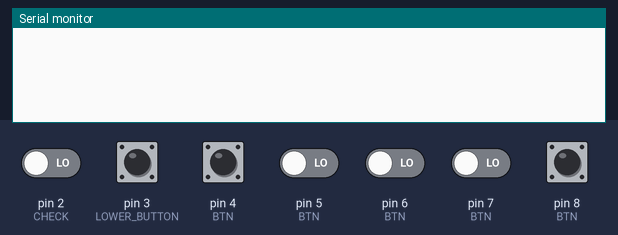
The sketch below on a simulated Arduino Uno, built with avr-gcc and run on an emulated ATmega328P. On the bench: the last lines printed to the serial monitor. The inputs (shaded band) are chosen by the test bench; at power-on: pin 2 (CHECK), pin 3 (LOWER_BUTTON), pin 4 (BTN), pin 5 (BTN), pin 6 (BTN), pin 7 (BTN), pin 8 (BTN) LOW.

Above: at 1.2 s.
1.3 s: pin 2 (CHECK) driven HIGH
At 2.3 s:
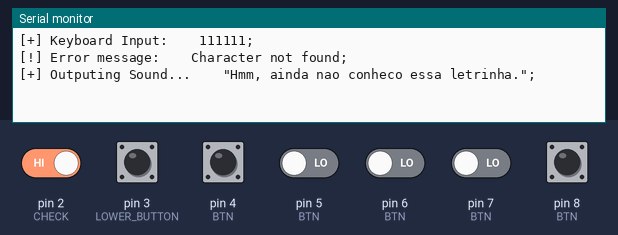
3.3 s: pin 4 (BTN) pulled HIGH for 1 s
At 3.88 s:
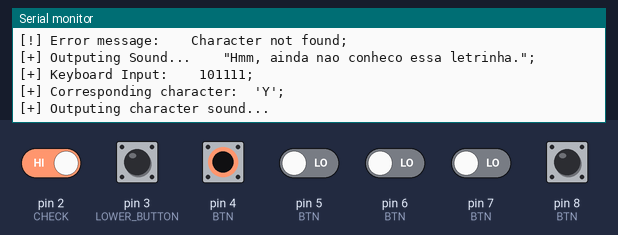
5.8 s: pin 8 (BTN) pulled HIGH for 1 s
At 6.69 s:
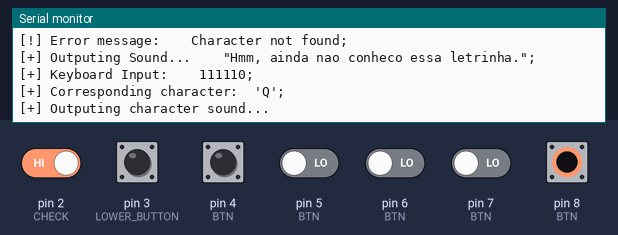
9.8 s: pin 4 (BTN) pulled HIGH for 1 s
At 10.68 s:
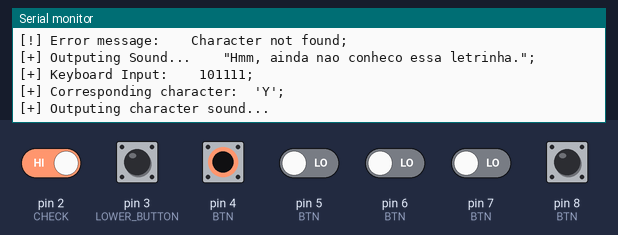
13.8 s: pin 8 (BTN) pulled HIGH for 1 s
At 14.67 s:
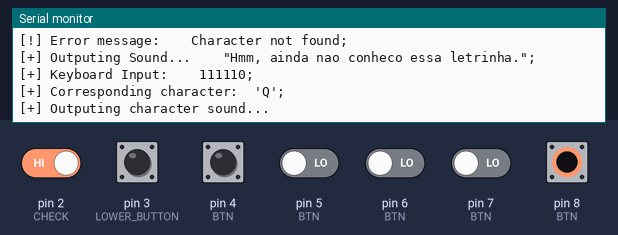
17.8 s: pin 4 (BTN) pulled HIGH for 1 s
At 18.66 s:
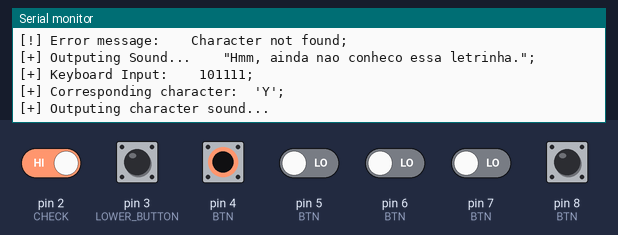
Timing chart, 0 to 20.8 s (numbered marks = the images above; inputs shaded):
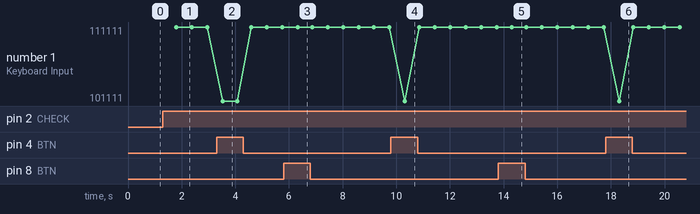

Measured:
- after the input at 1.3 s, the serial monitor: prints a new line after 0.50 s (image 1)
- after the input at 3.3 s, the serial monitor: prints a new line after 0.23 s (image 2)
- after the input at 5.8 s, the serial monitor: prints a new line after 0.53 s (image 3)
- after the input at 9.8 s, the serial monitor: prints a new line after 0.52 s (image 4)
- after the input at 13.8 s, the serial monitor: prints a new line after 0.51 s (image 5)
- after the input at 17.8 s, the serial monitor: prints a new line after 0.51 s (image 6)

The sketch:

keyboard.ino
```cpp
#define CHECK        2          // pin of check button input
#define LOWER_BUTTON 3          // braille button with the lowest pin number

#define COLUMNS 7
#define RAWS    26

#define BRAILLE_BTNS 6


// braille alphabet
int alphabet[RAWS][COLUMNS] = {
    {1, 0, 0, 0, 0, 0, 'A'},
    {1, 1, 0, 0, 0, 0, 'B'},
    {1, 0, 0, 1, 0, 0, 'C'},
    {1, 0, 0, 1, 1, 0, 'D'},
    {1, 0, 0, 0, 1, 0, 'E'},
    {1, 1, 0, 1, 0, 0, 'F'},
    {1, 1, 0, 1, 1, 0, 'G'},
    {1, 1, 0, 0, 1, 0, 'H'},
    {0, 1, 0, 1, 0, 0, 'I'},
    {0, 1, 0, 1, 1, 0, 'J'},
    {1, 0, 1, 0, 0, 0, 'K'},
    {1, 1, 1, 0, 0, 0, 'L'},
    {1, 0, 1, 1, 0, 0, 'M'},
    {1, 0, 1, 1, 1, 0, 'N'},
    {1, 0, 1, 0, 1, 0, 'O'},
    {1, 1, 1, 1, 0, 0, 'P'},
    {1, 1, 1, 1, 1, 0, 'Q'},
    {1, 1, 1, 0, 1, 0, 'R'},
    {0, 1, 1, 1, 0, 0, 'S'},
    {0, 1, 1, 1, 1, 0, 'T'},
    {1, 0, 1, 0, 0, 1, 'U'},
    {1, 1, 1, 0, 0, 1, 'V'},
    {0, 1, 0, 1, 1, 1, 'W'},
    {1, 0, 1, 1, 0, 1, 'X'},
    {1, 0, 1, 1, 1, 1, 'Y'},
    {1, 0, 1, 0, 1, 1, 'Z'}
};

int input[BRAILLE_BTNS] = {0, 0, 0, 0, 0, 0};

int keyboard_input(int);
void find_character(int);

void setup(){
    pinMode(2, INPUT);  // checkButton
    // braille input buttons
    pinMode(3, INPUT);  // 0th BTN
    pinMode(4, INPUT);  // 1st BTN
    pinMode(5, INPUT);  // 2nd BTN
    pinMode(6, INPUT);  // 3rd BTN
    pinMode(7, INPUT);  // 4th BTN
    pinMode(8, INPUT);  // 5th BTN
    Serial.begin(9600);
}

void loop(){
    int check_button = digitalRead(CHECK);
    int input_state = 0;

    input_state = keyboard_input(check_button);
    find_character(input_state);
}

int keyboard_input(int check_button){

    if(check_button){
        delay(500);

        Serial.print("[+] Keyboard Input:\t\t");
        for(int i = 0; i <  BRAILLE_BTNS; i++){

            // input values inversion
            if(digitalRead(LOWER_BUTTON + i)){
                input[i] = 0;
            }else
                input[i] = 1;

            Serial.print(input[i]);
        }

        Serial.println(';');

        return 1;
    }
}

void find_character(int state){
    int flag;
    char chrt;

    if(state){
        for(int i = 0; i < RAWS; i++){
                flag = 1;

            for(int j = 0; j < COLUMNS - 1; j++){
                if(alphabet[i][j] != input[j]){
                    flag = 0;
                    break;
                }
            }

            if(flag){
                // matched character
                chrt = alphabet[i][COLUMNS - 1];
                Serial.println("[+] Corresponding character:\t'" + (String)chrt + "';");
                Serial.println("[+] Outputing character sound...\n");
                return;
            }
        }
        //monitor error messages
        Serial.println("[!] Error message:\t\tCharacter not found;\n"
                       "[+] Outputing Sound...\t\t\"Hmm, ainda nao conheco essa letrinha.\";\n");
    }
}
```
